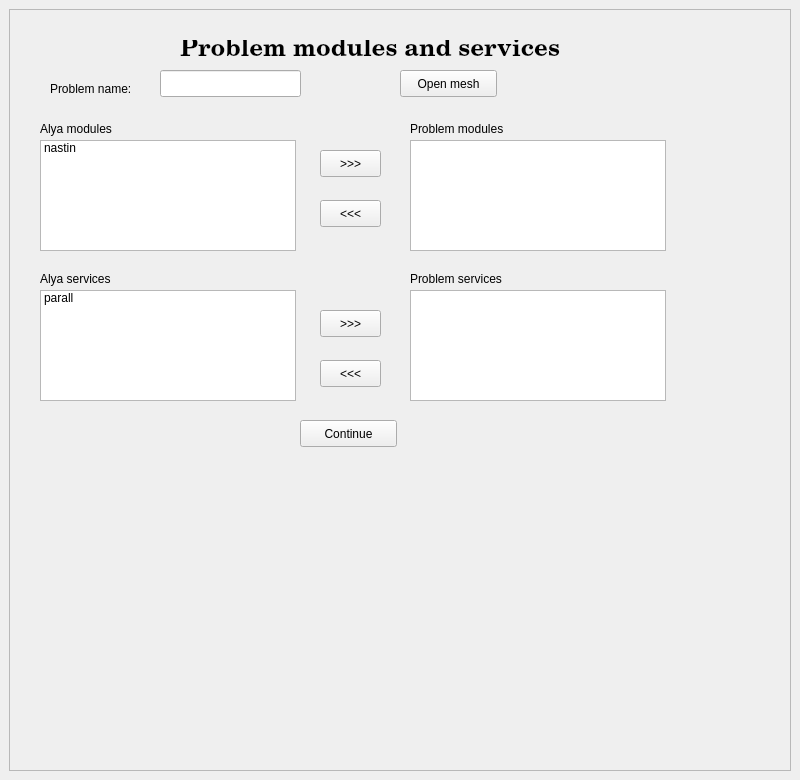
<?xml version="1.0" encoding="UTF-8"?>
<ui version="4.0">
 <class>alyaWidget</class>
 <widget class="QStackedWidget" name="alyaWidget">
  <property name="geometry">
   <rect>
    <x>0</x>
    <y>0</y>
    <width>800</width>
    <height>780</height>
   </rect>
  </property>
  <property name="sizePolicy">
   <sizepolicy hsizetype="Fixed" vsizetype="Fixed">
    <horstretch>0</horstretch>
    <verstretch>0</verstretch>
   </sizepolicy>
  </property>
  <property name="windowTitle">
   <string>StackedWidget</string>
  </property>
  <property name="currentIndex">
   <number>1</number>
  </property>
  <widget class="QWidget" name="subMain">
   <layout class="QVBoxLayout" name="verticalLayout_3">
    <item>
     <widget class="QTabWidget" name="alyaProblemTabs">
      <property name="enabled">
       <bool>true</bool>
      </property>
      <property name="currentIndex">
       <number>2</number>
      </property>
      <widget class="QWidget" name="dat">
       <attribute name="title">
        <string>dat</string>
       </attribute>
       <widget class="QGroupBox" name="runDataGroup">
        <property name="geometry">
         <rect>
          <x>10</x>
          <y>0</y>
          <width>281</width>
          <height>201</height>
         </rect>
        </property>
        <property name="title">
         <string>RUN DATA</string>
        </property>
        <widget class="QWidget" name="formLayoutWidget">
         <property name="geometry">
          <rect>
           <x>0</x>
           <y>20</y>
           <width>271</width>
           <height>171</height>
          </rect>
         </property>
         <layout class="QFormLayout" name="formLayout">
          <item row="0" column="0">
           <widget class="QLabel" name="label">
            <property name="text">
             <string>Alya:</string>
            </property>
           </widget>
          </item>
          <item row="0" column="1">
           <widget class="QLineEdit" name="kernelAlyaEdit"/>
          </item>
          <item row="1" column="0">
           <widget class="QLabel" name="label_5">
            <property name="text">
             <string>Live info:</string>
            </property>
           </widget>
          </item>
          <item row="1" column="1">
           <widget class="QComboBox" name="kernelLiveInfo"/>
          </item>
          <item row="2" column="0">
           <widget class="QLabel" name="label_6">
            <property name="text">
             <string>Output:</string>
            </property>
           </widget>
          </item>
          <item row="2" column="1">
           <widget class="QComboBox" name="kernelOutput"/>
          </item>
          <item row="3" column="0">
           <widget class="QLabel" name="label_7">
            <property name="text">
             <string>Postprocess:</string>
            </property>
           </widget>
          </item>
          <item row="3" column="1">
           <widget class="QComboBox" name="kernelPostprocess"/>
          </item>
         </layout>
        </widget>
       </widget>
       <widget class="QGroupBox" name="problemDataGroup">
        <property name="geometry">
         <rect>
          <x>310</x>
          <y>0</y>
          <width>301</width>
          <height>431</height>
         </rect>
        </property>
        <property name="title">
         <string>PROBLEM DATA</string>
        </property>
        <widget class="QWidget" name="formLayoutWidget_2">
         <property name="geometry">
          <rect>
           <x>0</x>
           <y>20</y>
           <width>258</width>
           <height>201</height>
          </rect>
         </property>
         <layout class="QFormLayout" name="formLayout_2">
          <property name="fieldGrowthPolicy">
           <enum>QFormLayout::AllNonFixedFieldsGrow</enum>
          </property>
          <item row="0" column="0">
           <widget class="QLabel" name="label_8">
            <property name="text">
             <string>Time coupling:</string>
            </property>
           </widget>
          </item>
          <item row="0" column="1">
           <widget class="QLineEdit" name="lineEdit"/>
          </item>
          <item row="1" column="0">
           <widget class="QLabel" name="label_9">
            <property name="text">
             <string>Time interval:</string>
            </property>
           </widget>
          </item>
          <item row="1" column="1">
           <layout class="QFormLayout" name="formLayout_3">
            <property name="fieldGrowthPolicy">
             <enum>QFormLayout::AllNonFixedFieldsGrow</enum>
            </property>
            <item row="0" column="1">
             <layout class="QHBoxLayout" name="horizontalLayout">
              <item>
               <widget class="QLineEdit" name="lineEdit_3"/>
              </item>
              <item>
               <widget class="QLineEdit" name="lineEdit_2"/>
              </item>
             </layout>
            </item>
           </layout>
          </item>
          <item row="2" column="0">
           <widget class="QLabel" name="label_10">
            <property name="text">
             <string>Timestep size:</string>
            </property>
           </widget>
          </item>
          <item row="2" column="1">
           <widget class="QLineEdit" name="lineEdit_4"/>
          </item>
          <item row="4" column="0">
           <widget class="QLabel" name="label_11">
            <property name="text">
             <string>Number of steps:</string>
            </property>
           </widget>
          </item>
          <item row="4" column="1">
           <widget class="QLineEdit" name="lineEdit_5"/>
          </item>
          <item row="5" column="0">
           <widget class="QLabel" name="label_12">
            <property name="text">
             <string>Nastin module:</string>
            </property>
           </widget>
          </item>
          <item row="5" column="1">
           <widget class="QCheckBox" name="checkBox">
            <property name="text">
             <string>on/off</string>
            </property>
           </widget>
          </item>
          <item row="3" column="0">
           <widget class="QLabel" name="label_17">
            <property name="text">
             <string>Max. num. global:</string>
            </property>
           </widget>
          </item>
          <item row="3" column="1">
           <widget class="QLineEdit" name="lineEdit_6"/>
          </item>
         </layout>
        </widget>
        <widget class="QGroupBox" name="groupBox">
         <property name="geometry">
          <rect>
           <x>30</x>
           <y>240</y>
           <width>211</width>
           <height>171</height>
          </rect>
         </property>
         <property name="title">
          <string>parall service</string>
         </property>
         <widget class="QWidget" name="formLayoutWidget_4">
          <property name="geometry">
           <rect>
            <x>0</x>
            <y>20</y>
            <width>211</width>
            <height>131</height>
           </rect>
          </property>
          <layout class="QFormLayout" name="formLayout_4">
           <property name="fieldGrowthPolicy">
            <enum>QFormLayout::AllNonFixedFieldsGrow</enum>
           </property>
           <item row="0" column="0">
            <widget class="QLabel" name="label_13">
             <property name="text">
              <string>Enabled:</string>
             </property>
            </widget>
           </item>
           <item row="0" column="1">
            <widget class="QCheckBox" name="checkBox_2">
             <property name="text">
              <string>on/off</string>
             </property>
            </widget>
           </item>
           <item row="3" column="0">
            <widget class="QLabel" name="label_14">
             <property name="text">
              <string>Partition type:</string>
             </property>
            </widget>
           </item>
           <item row="3" column="1">
            <widget class="QComboBox" name="comboBox"/>
           </item>
           <item row="1" column="0">
            <widget class="QLabel" name="label_15">
             <property name="text">
              <string>Output file:</string>
             </property>
            </widget>
           </item>
           <item row="1" column="1">
            <widget class="QCheckBox" name="checkBox_3">
             <property name="text">
              <string>yes/no</string>
             </property>
            </widget>
           </item>
           <item row="2" column="0">
            <widget class="QLabel" name="label_16">
             <property name="text">
              <string>Postprocess:</string>
             </property>
            </widget>
           </item>
           <item row="2" column="1">
            <widget class="QComboBox" name="comboBox_2"/>
           </item>
          </layout>
         </widget>
        </widget>
       </widget>
      </widget>
      <widget class="QWidget" name="kernel">
       <attribute name="title">
        <string>kernel</string>
       </attribute>
       <widget class="QToolBox" name="toolBox">
        <property name="geometry">
         <rect>
          <x>0</x>
          <y>0</y>
          <width>721</width>
          <height>581</height>
         </rect>
        </property>
        <property name="currentIndex">
         <number>1</number>
        </property>
        <widget class="QWidget" name="physicalProblem">
         <property name="geometry">
          <rect>
           <x>0</x>
           <y>0</y>
           <width>98</width>
           <height>28</height>
          </rect>
         </property>
         <attribute name="label">
          <string>Physical problem</string>
         </attribute>
         <widget class="QDockWidget" name="dockWidget">
          <property name="geometry">
           <rect>
            <x>20</x>
            <y>10</y>
            <width>281</width>
            <height>161</height>
           </rect>
          </property>
          <property name="windowTitle">
           <string>Properties</string>
          </property>
          <widget class="QWidget" name="dockWidgetContents">
           <widget class="QGroupBox" name="groupBox_2">
            <property name="geometry">
             <rect>
              <x>30</x>
              <y>0</y>
              <width>231</width>
              <height>121</height>
             </rect>
            </property>
            <property name="title">
             <string>material</string>
            </property>
            <widget class="QWidget" name="formLayoutWidget_5">
             <property name="geometry">
              <rect>
               <x>0</x>
               <y>20</y>
               <width>211</width>
               <height>81</height>
              </rect>
             </property>
             <layout class="QFormLayout" name="formLayout_7">
              <item row="0" column="0">
               <widget class="QLabel" name="label_24">
                <property name="text">
                 <string>Density:</string>
                </property>
               </widget>
              </item>
              <item row="0" column="1">
               <widget class="QLineEdit" name="lineEdit_13"/>
              </item>
              <item row="1" column="0">
               <widget class="QLabel" name="label_25">
                <property name="text">
                 <string>Viscosity:</string>
                </property>
               </widget>
              </item>
              <item row="1" column="1">
               <widget class="QLineEdit" name="lineEdit_14"/>
              </item>
             </layout>
            </widget>
           </widget>
          </widget>
         </widget>
        </widget>
        <widget class="QWidget" name="numericalTreatment">
         <property name="geometry">
          <rect>
           <x>0</x>
           <y>0</y>
           <width>98</width>
           <height>28</height>
          </rect>
         </property>
         <attribute name="label">
          <string>Numerical treatment</string>
         </attribute>
         <widget class="QDockWidget" name="dockWidget_2">
          <property name="geometry">
           <rect>
            <x>20</x>
            <y>10</y>
            <width>171</width>
            <height>91</height>
           </rect>
          </property>
          <property name="windowTitle">
           <string>Mesh</string>
          </property>
          <widget class="QWidget" name="dockWidgetContents_2">
           <widget class="QWidget" name="formLayoutWidget_6">
            <property name="geometry">
             <rect>
              <x>0</x>
              <y>0</y>
              <width>160</width>
              <height>41</height>
             </rect>
            </property>
            <layout class="QFormLayout" name="formLayout_8">
             <item row="0" column="0">
              <widget class="QLabel" name="label_26">
               <property name="text">
                <string>Division:</string>
               </property>
              </widget>
             </item>
             <item row="0" column="1">
              <widget class="QLineEdit" name="lineEdit_15"/>
             </item>
            </layout>
           </widget>
          </widget>
         </widget>
         <widget class="QDockWidget" name="dockWidget_3">
          <property name="geometry">
           <rect>
            <x>240</x>
            <y>10</y>
            <width>241</width>
            <height>171</height>
           </rect>
          </property>
          <property name="windowTitle">
           <string>ELSEST</string>
          </property>
          <widget class="QWidget" name="dockWidgetContents_3">
           <widget class="QWidget" name="formLayoutWidget_7">
            <property name="geometry">
             <rect>
              <x>0</x>
              <y>0</y>
              <width>221</width>
              <height>111</height>
             </rect>
            </property>
            <layout class="QFormLayout" name="formLayout_9">
             <item row="0" column="0">
              <widget class="QLabel" name="label_27">
               <property name="text">
                <string>Strategy:</string>
               </property>
              </widget>
             </item>
             <item row="0" column="1">
              <widget class="QComboBox" name="comboBox_3"/>
             </item>
             <item row="1" column="0">
              <widget class="QLabel" name="label_28">
               <property name="text">
                <string>Number:</string>
               </property>
              </widget>
             </item>
             <item row="1" column="1">
              <layout class="QHBoxLayout" name="horizontalLayout_3">
               <item>
                <widget class="QLineEdit" name="lineEdit_17"/>
               </item>
               <item>
                <widget class="QLineEdit" name="lineEdit_16"/>
               </item>
              </layout>
             </item>
             <item row="2" column="0">
              <widget class="QLabel" name="label_29">
               <property name="text">
                <string>Dataf:</string>
               </property>
              </widget>
             </item>
             <item row="2" column="1">
              <widget class="QComboBox" name="comboBox_4"/>
             </item>
            </layout>
           </widget>
          </widget>
         </widget>
        </widget>
        <widget class="QWidget" name="outputPostprocess">
         <property name="geometry">
          <rect>
           <x>0</x>
           <y>0</y>
           <width>98</width>
           <height>28</height>
          </rect>
         </property>
         <attribute name="label">
          <string>Output and Postprocess</string>
         </attribute>
        </widget>
       </widget>
      </widget>
      <widget class="Nastin" name="nastin">
       <attribute name="title">
        <string>nastin</string>
       </attribute>
       <layout class="QVBoxLayout" name="verticalLayout_7"/>
      </widget>
      <widget class="Nastin" name="parall">
       <attribute name="title">
        <string>parall</string>
       </attribute>
      </widget>
     </widget>
    </item>
    <item>
     <layout class="QHBoxLayout" name="horizontalLayout_4">
      <item>
       <widget class="QPushButton" name="modulesServicesButton">
        <property name="text">
         <string>Modules and Services</string>
        </property>
       </widget>
      </item>
      <item>
       <widget class="QPushButton" name="saveButton">
        <property name="text">
         <string>Save</string>
        </property>
       </widget>
      </item>
      <item>
       <widget class="QPushButton" name="runSimulationButton">
        <property name="text">
         <string>Run simulation</string>
        </property>
       </widget>
      </item>
     </layout>
    </item>
   </layout>
  </widget>
  <widget class="QWidget" name="modulesServices">
   <layout class="QGridLayout" name="gridLayout">
    <item row="0" column="0">
     <widget class="QScrollArea" name="scrollArea">
      <property name="widgetResizable">
       <bool>true</bool>
      </property>
      <widget class="QWidget" name="scrollAreaWidgetContents">
       <property name="geometry">
        <rect>
         <x>0</x>
         <y>0</y>
         <width>780</width>
         <height>760</height>
        </rect>
       </property>
       <widget class="QLineEdit" name="problemNameEdit">
        <property name="geometry">
         <rect>
          <x>150</x>
          <y>60</y>
          <width>141</width>
          <height>27</height>
         </rect>
        </property>
       </widget>
       <widget class="QListWidget" name="alyaServices">
        <property name="geometry">
         <rect>
          <x>30</x>
          <y>280</y>
          <width>256</width>
          <height>111</height>
         </rect>
        </property>
        <item>
         <property name="text">
          <string>parall</string>
         </property>
        </item>
       </widget>
       <widget class="QLabel" name="l_problemservices_2">
        <property name="geometry">
         <rect>
          <x>400</x>
          <y>260</y>
          <width>121</width>
          <height>17</height>
         </rect>
        </property>
        <property name="text">
         <string>Problem services</string>
        </property>
       </widget>
       <widget class="QPushButton" name="addService">
        <property name="geometry">
         <rect>
          <x>310</x>
          <y>300</y>
          <width>61</width>
          <height>27</height>
         </rect>
        </property>
        <property name="text">
         <string>&gt;&gt;&gt;</string>
        </property>
       </widget>
       <widget class="QLabel" name="l_alyaservices">
        <property name="geometry">
         <rect>
          <x>30</x>
          <y>260</y>
          <width>91</width>
          <height>17</height>
         </rect>
        </property>
        <property name="text">
         <string>Alya services</string>
        </property>
       </widget>
       <widget class="QPushButton" name="continueButton">
        <property name="geometry">
         <rect>
          <x>290</x>
          <y>410</y>
          <width>97</width>
          <height>27</height>
         </rect>
        </property>
        <property name="text">
         <string>Continue</string>
        </property>
       </widget>
       <widget class="QLabel" name="label_34">
        <property name="geometry">
         <rect>
          <x>40</x>
          <y>70</y>
          <width>101</width>
          <height>17</height>
         </rect>
        </property>
        <property name="text">
         <string>Problem name:</string>
        </property>
       </widget>
       <widget class="QListWidget" name="problemServices">
        <property name="geometry">
         <rect>
          <x>400</x>
          <y>280</y>
          <width>256</width>
          <height>111</height>
         </rect>
        </property>
       </widget>
       <widget class="QLabel" name="label_4">
        <property name="geometry">
         <rect>
          <x>400</x>
          <y>110</y>
          <width>121</width>
          <height>17</height>
         </rect>
        </property>
        <property name="text">
         <string>Problem modules</string>
        </property>
       </widget>
       <widget class="QPushButton" name="delService">
        <property name="geometry">
         <rect>
          <x>310</x>
          <y>350</y>
          <width>61</width>
          <height>27</height>
         </rect>
        </property>
        <property name="text">
         <string>&lt;&lt;&lt;</string>
        </property>
       </widget>
       <widget class="QLabel" name="label_3">
        <property name="geometry">
         <rect>
          <x>30</x>
          <y>110</y>
          <width>91</width>
          <height>17</height>
         </rect>
        </property>
        <property name="text">
         <string>Alya modules</string>
        </property>
       </widget>
       <widget class="QListWidget" name="problemModules">
        <property name="geometry">
         <rect>
          <x>400</x>
          <y>130</y>
          <width>256</width>
          <height>111</height>
         </rect>
        </property>
       </widget>
       <widget class="QPushButton" name="delModule">
        <property name="geometry">
         <rect>
          <x>310</x>
          <y>190</y>
          <width>61</width>
          <height>27</height>
         </rect>
        </property>
        <property name="text">
         <string>&lt;&lt;&lt;</string>
        </property>
       </widget>
       <widget class="QLabel" name="label_2">
        <property name="geometry">
         <rect>
          <x>170</x>
          <y>30</y>
          <width>381</width>
          <height>20</height>
         </rect>
        </property>
        <property name="font">
         <font>
          <family>Century Schoolbook L</family>
          <pointsize>18</pointsize>
          <weight>75</weight>
          <bold>true</bold>
         </font>
        </property>
        <property name="text">
         <string>Problem modules and services</string>
        </property>
       </widget>
       <widget class="QPushButton" name="openMesh">
        <property name="geometry">
         <rect>
          <x>390</x>
          <y>60</y>
          <width>97</width>
          <height>27</height>
         </rect>
        </property>
        <property name="text">
         <string>Open mesh</string>
        </property>
       </widget>
       <widget class="QPushButton" name="addModule">
        <property name="geometry">
         <rect>
          <x>310</x>
          <y>140</y>
          <width>61</width>
          <height>27</height>
         </rect>
        </property>
        <property name="text">
         <string>&gt;&gt;&gt;</string>
        </property>
       </widget>
       <widget class="QListWidget" name="alyaModules">
        <property name="geometry">
         <rect>
          <x>30</x>
          <y>130</y>
          <width>256</width>
          <height>111</height>
         </rect>
        </property>
        <item>
         <property name="text">
          <string>nastin</string>
         </property>
        </item>
       </widget>
      </widget>
     </widget>
    </item>
   </layout>
  </widget>
  <widget class="QWidget" name="runPage">
   <widget class="QDockWidget" name="dockWidget_4">
    <property name="geometry">
     <rect>
      <x>50</x>
      <y>30</y>
      <width>281</width>
      <height>151</height>
     </rect>
    </property>
    <property name="windowTitle">
     <string>Parameters</string>
    </property>
    <widget class="QWidget" name="dockWidgetContents_4">
     <widget class="QWidget" name="formLayoutWidget_8">
      <property name="geometry">
       <rect>
        <x>10</x>
        <y>0</y>
        <width>231</width>
        <height>71</height>
       </rect>
      </property>
      <layout class="QFormLayout" name="formLayout_10">
       <item row="0" column="0">
        <widget class="QLabel" name="label_30">
         <property name="text">
          <string>With MPI:</string>
         </property>
        </widget>
       </item>
       <item row="0" column="1">
        <widget class="QCheckBox" name="checkBox_5">
         <property name="text">
          <string>yes/no</string>
         </property>
        </widget>
       </item>
       <item row="1" column="0">
        <widget class="QLabel" name="label_31">
         <property name="text">
          <string>Processes number:</string>
         </property>
        </widget>
       </item>
       <item row="1" column="1">
        <widget class="QLineEdit" name="lineEdit_18"/>
       </item>
      </layout>
     </widget>
     <widget class="QPushButton" name="pushButton">
      <property name="geometry">
       <rect>
        <x>90</x>
        <y>90</y>
        <width>97</width>
        <height>27</height>
       </rect>
      </property>
      <property name="text">
       <string>Run!</string>
      </property>
     </widget>
    </widget>
   </widget>
   <widget class="QDockWidget" name="dockWidget_5">
    <property name="geometry">
     <rect>
      <x>70</x>
      <y>220</y>
      <width>441</width>
      <height>351</height>
     </rect>
    </property>
    <property name="windowTitle">
     <string>Simulation</string>
    </property>
    <widget class="QWidget" name="dockWidgetContents_5">
     <widget class="QWidget" name="verticalLayoutWidget">
      <property name="geometry">
       <rect>
        <x>0</x>
        <y>0</y>
        <width>411</width>
        <height>321</height>
       </rect>
      </property>
      <layout class="QVBoxLayout" name="verticalLayout_2">
       <property name="sizeConstraint">
        <enum>QLayout::SetNoConstraint</enum>
       </property>
       <item>
        <layout class="QFormLayout" name="formLayout_11">
         <property name="sizeConstraint">
          <enum>QLayout::SetFixedSize</enum>
         </property>
         <item row="0" column="0">
          <widget class="QLabel" name="label_32">
           <property name="text">
            <string>Progression</string>
           </property>
          </widget>
         </item>
         <item row="0" column="1">
          <widget class="QProgressBar" name="progressBar">
           <property name="value">
            <number>24</number>
           </property>
          </widget>
         </item>
         <item row="1" column="0">
          <widget class="QLabel" name="label_33">
           <property name="text">
            <string>Output:</string>
           </property>
          </widget>
         </item>
         <item row="1" column="1">
          <widget class="QTextEdit" name="textEdit"/>
         </item>
        </layout>
       </item>
      </layout>
     </widget>
    </widget>
   </widget>
   <widget class="QPushButton" name="modulesServicesButton_2">
    <property name="geometry">
     <rect>
      <x>110</x>
      <y>580</y>
      <width>151</width>
      <height>27</height>
     </rect>
    </property>
    <property name="text">
     <string>Modules and Services</string>
    </property>
   </widget>
   <widget class="QPushButton" name="pushButton_2">
    <property name="geometry">
     <rect>
      <x>300</x>
      <y>580</y>
      <width>141</width>
      <height>27</height>
     </rect>
    </property>
    <property name="text">
     <string>Problem definition</string>
    </property>
   </widget>
  </widget>
 </widget>
 <customwidgets>
  <customwidget>
   <class>Nastin</class>
   <extends>QWidget</extends>
   <header>nastin/nastin.h</header>
   <container>1</container>
  </customwidget>
 </customwidgets>
 <resources/>
 <connections/>
</ui>
